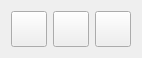
<?xml version="1.0" encoding="UTF-8"?>
<ui version="4.0">
 <class>GeneralToolbar</class>
 <widget class="QWidget" name="GeneralToolbar">
  <property name="geometry">
   <rect>
    <x>0</x>
    <y>0</y>
    <width>138</width>
    <height>54</height>
   </rect>
  </property>
  <property name="windowTitle">
   <string>ButtonsWidget</string>
  </property>
  <property name="styleSheet">
   <string notr="true">#ButtonsWidget
{
	background-color: #18263a;
}

#buttonLayout, #buttonOpenFile, #buttonOpenFolder
{
 	border: none;
	background-color: transparent;
}

#buttonLayout:hover, #buttonOpenFile:hover,#buttonOpenFolder:hover
{
  border-style: none;
  background-color:  rgba(128, 128, 128, 0.2);
}

#buttonLayout:pressed, #buttonOpenFile:pressed,#buttonOpenFolder:pressed
{
  	border-style: none;
	background-color: rgba(128, 128, 128, 0.5);
  
}

#buttonLayout::menu-indicator
{
	image: url(:/res/arrow_icon.png);
    bottom: -2px;
    right: 13px;
}</string>
  </property>
  <layout class="QHBoxLayout" name="horizontalLayout">
   <item>
    <widget class="QPushButton" name="buttonOpenFile">
     <property name="minimumSize">
      <size>
       <width>36</width>
       <height>36</height>
      </size>
     </property>
     <property name="maximumSize">
      <size>
       <width>36</width>
       <height>36</height>
      </size>
     </property>
     <property name="toolTip">
      <string>Open file</string>
     </property>
     <property name="text">
      <string/>
     </property>
     <property name="icon">
      <iconset resource="gui.qrc">
       <normaloff>:/res/icon_file.png</normaloff>:/res/icon_file.png</iconset>
     </property>
     <property name="iconSize">
      <size>
       <width>26</width>
       <height>26</height>
      </size>
     </property>
    </widget>
   </item>
   <item>
    <widget class="QPushButton" name="buttonOpenFolder">
     <property name="minimumSize">
      <size>
       <width>36</width>
       <height>36</height>
      </size>
     </property>
     <property name="maximumSize">
      <size>
       <width>36</width>
       <height>36</height>
      </size>
     </property>
     <property name="toolTip">
      <string>Open folder</string>
     </property>
     <property name="text">
      <string/>
     </property>
     <property name="icon">
      <iconset resource="gui.qrc">
       <normaloff>:/res/icon_folder.png</normaloff>:/res/icon_folder.png</iconset>
     </property>
     <property name="iconSize">
      <size>
       <width>26</width>
       <height>26</height>
      </size>
     </property>
    </widget>
   </item>
   <item>
    <widget class="QToolButton" name="buttonLayout">
     <property name="minimumSize">
      <size>
       <width>36</width>
       <height>36</height>
      </size>
     </property>
     <property name="maximumSize">
      <size>
       <width>36</width>
       <height>36</height>
      </size>
     </property>
     <property name="toolTip">
      <string>Layout menu</string>
     </property>
     <property name="text">
      <string/>
     </property>
     <property name="icon">
      <iconset resource="gui.qrc">
       <normaloff>:/res/icon_layout.png</normaloff>:/res/icon_layout.png</iconset>
     </property>
     <property name="iconSize">
      <size>
       <width>26</width>
       <height>26</height>
      </size>
     </property>
    </widget>
   </item>
  </layout>
 </widget>
 <layoutdefault spacing="6" margin="11"/>
 <resources>
  <include location="gui.qrc"/>
 </resources>
 <connections/>
</ui>
